Frame 1 (no input): blank canvas, image omitted
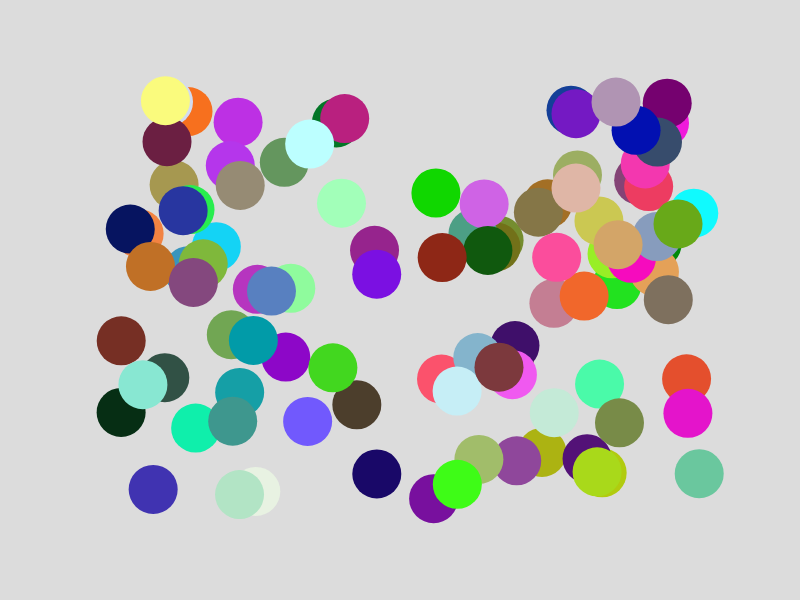
Frame 60 (no input)
Frame 120 (the mouse pressed at the canvas centre since frame 60): identical to frame 60, image omitted

The p5.js sketch that drew this single still picture (run headless with seeded random() and noise() and a simulated clock; from frame 60 on, the mouse is pressed at the canvas centre):

// p5.js sketch
// ── sketch.js
// size om de grootte van de vorm aan te passen
let size = 0
// array voor de random kleuren
let kleuren = []

let xPosities = []
let yPosities = []
function setup() {
  createCanvas(800, 600);
  frameRate(20);
  strokeWeight(0)


  // Kleuren array vullen (met push) met random kleuren
  for (let i = 0; i < 100; i++) {
    kleuren.push([random(0, 255), random(0, 255), random(0, 255)])
    xPosities.push(random(100, 700))
    yPosities.push(random(100, 500))
  }
}
function draw() {
  background(220);
  for (let i = 0; i < 100; i++) {
    circle(xPosities[i], yPosities[i], size);
    fill(kleuren[i])
  }
  size = size + 1;
  if (size == 50) {
    size = size - 1
  }
}
function mousepressed(){

}
